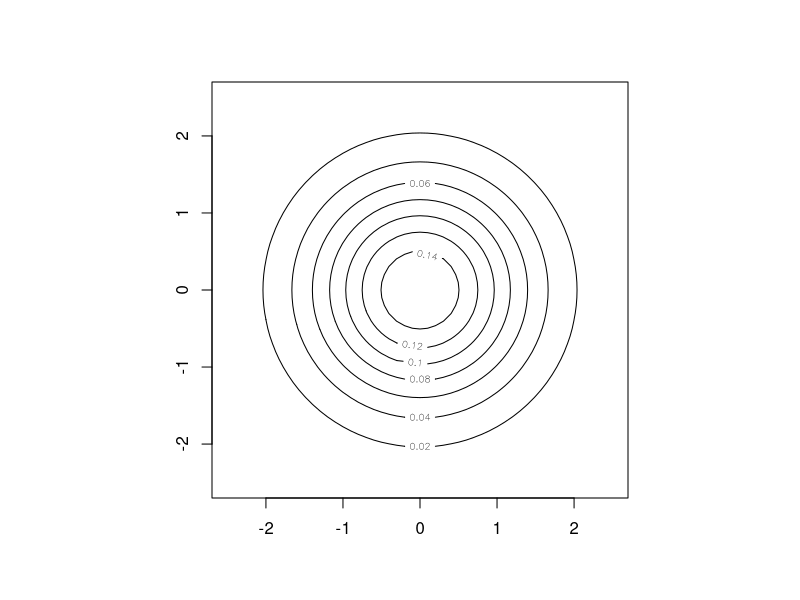

Here is the R script that generated this plot:
line_norm <- function(center,A)
{
  det<-det(A)
  a <- A[2,2]/det
  b <- -A[2,1]/det
  c <- -A[1,2]/det
  d <- A[1,1]/det
  
  x0 <- center[1]
  y0 <- center[2]
  
  X <- seq(-2.5, 2.5, 0.1)
  Y <- seq(-2.5, 2.5, 0.1)
  
  
  A <- d
  B <- a
  C <- -c -b
  D <- -2*d*x0 + y0*(c+b)
  E <- -2*a*y0 + x0*(c+b)
  F <- d*x0^2 + a*y0^2 + x0*y0*(-c-b)
  
  func <- function(x, y) {
    1/(2*pi*sqrt(det))*exp((-1/2)*(x^2*A + y^2*B + x*y*C + x*D + y*E + F))
  }
  Z <- outer(X, Y, func)
  
  contour(X, Y, Z)
}
par(pty="s")

line_norm(c(0,0),matrix(c(1,0,0,1),2,2))
#line_norm(c(0,0),matrix(c(0.3,0,0,1),2,2))
#line_norm(c(0,0),matrix(c(1,1,0,1),2,2))
